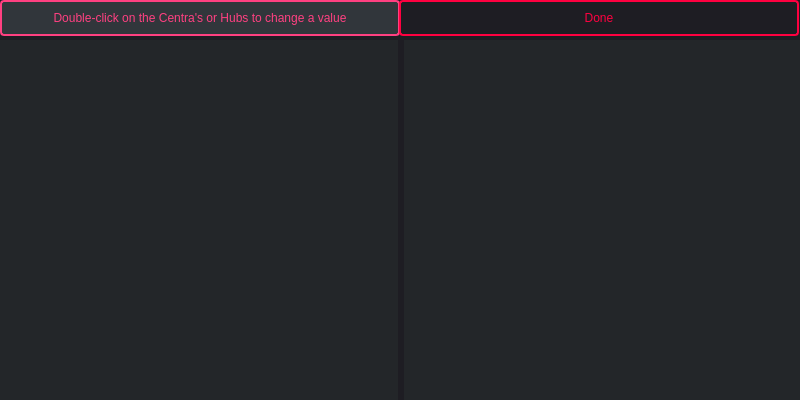
<?xml version="1.0" encoding="UTF-8"?>
<ui version="4.0">
 <class>Dialog</class>
 <widget class="QDialog" name="Dialog">
  <property name="geometry">
   <rect>
    <x>0</x>
    <y>0</y>
    <width>800</width>
    <height>400</height>
   </rect>
  </property>
  <property name="windowTitle">
   <string>Dialog</string>
  </property>
  <property name="styleSheet">
   <string notr="true">	background-color:#1e1d23;</string>
  </property>
  <widget class="QWidget" name="horizontalLayoutWidget">
   <property name="geometry">
    <rect>
     <x>0</x>
     <y>40</y>
     <width>801</width>
     <height>361</height>
    </rect>
   </property>
   <layout class="QHBoxLayout" name="horizontalLayout">
    <item>
     <widget class="QListView" name="listView">
      <property name="styleSheet">
       <string notr="true">QListView {
  color: #ffffff;
  background-color: #232629;
  border: 1px solid unset;
  border-radius: unset;
  padding: unset;
  padding-left: unset;
  height: unset;
  border-width: unset;
  border-top-left-radius: unset;
  border-top-right-radius: unset;
}</string>
      </property>
     </widget>
    </item>
    <item>
     <widget class="QListView" name="listView_2">
      <property name="styleSheet">
       <string notr="true">QListView {
  color: #ffffff;
  background-color: #232629;
  border: 1px solid unset;
  border-radius: unset;
  padding: unset;
  padding-left: unset;
  height: unset;
  border-width: unset;
  border-top-left-radius: unset;
  border-top-right-radius: unset;
}</string>
      </property>
     </widget>
    </item>
   </layout>
  </widget>
  <widget class="QLabel" name="label">
   <property name="geometry">
    <rect>
     <x>0</x>
     <y>0</y>
     <width>400</width>
     <height>36</height>
    </rect>
   </property>
   <property name="styleSheet">
    <string notr="true">QLabel {
  color: #ff4081;
  background-color: #31363b;
  border: 2px solid #ff4081;
  border-radius: 4px;
  padding: 8px 16px ;
  height: 18px;
}</string>
   </property>
   <property name="text">
    <string>Double-click on the Centra's or Hubs to change a value</string>
   </property>
   <property name="alignment">
    <set>Qt::AlignCenter</set>
   </property>
  </widget>
  <widget class="QPushButton" name="buttonStop">
   <property name="enabled">
    <bool>true</bool>
   </property>
   <property name="geometry">
    <rect>
     <x>399</x>
     <y>0</y>
     <width>400</width>
     <height>36</height>
    </rect>
   </property>
   <property name="autoFillBackground">
    <bool>false</bool>
   </property>
   <property name="styleSheet">
    <string notr="true">QPushButton {
  color: #ff0040;
  background-color: #1e1d23;
  border: 2px solid #ff0040;
  border-radius: 4px;
  padding: 8px 16px ;
  height: 18px;
}</string>
   </property>
   <property name="text">
    <string>Done</string>
   </property>
  </widget>
 </widget>
 <resources/>
 <connections/>
</ui>
